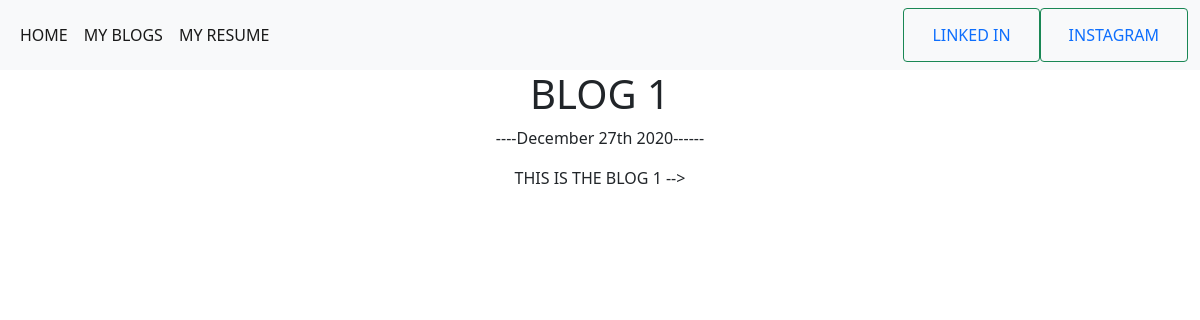
Page /blog/1/ on the committed database.
### blog/models.py (models this page shows, shortened)
class Blog(models.Model):
    title=models.CharField(max_length=200)
    description=models.TextField()
    date=models.DateField()

### blog/views.py (the view)
# urls.py: path('<int:blog_id>/',views.details,name='DETAILS'),
def details(request,blog_id):
    blog=get_object_or_404(Blog,pk=blog_id)
    return render(request,'blogs/details.html',{'blog':blog})

### blog/templates/blogs/details.html
{% extends 'portfolio/base.html' %}
      {% block content %}
<h1>{{ blog.title }}</h1>
<p>----{{ blog.date|date:'F jS Y' }}------</p>
{{ blog.description|safe }}
{% endblock %}

### portfolio/static/portfolio/main.css (style rules this page uses)
body { text-align: center; }

### rows in the picture
Blog: title "BLOG 1", date "December 27th 2020", description "THIS IS THE BLOG 1"
